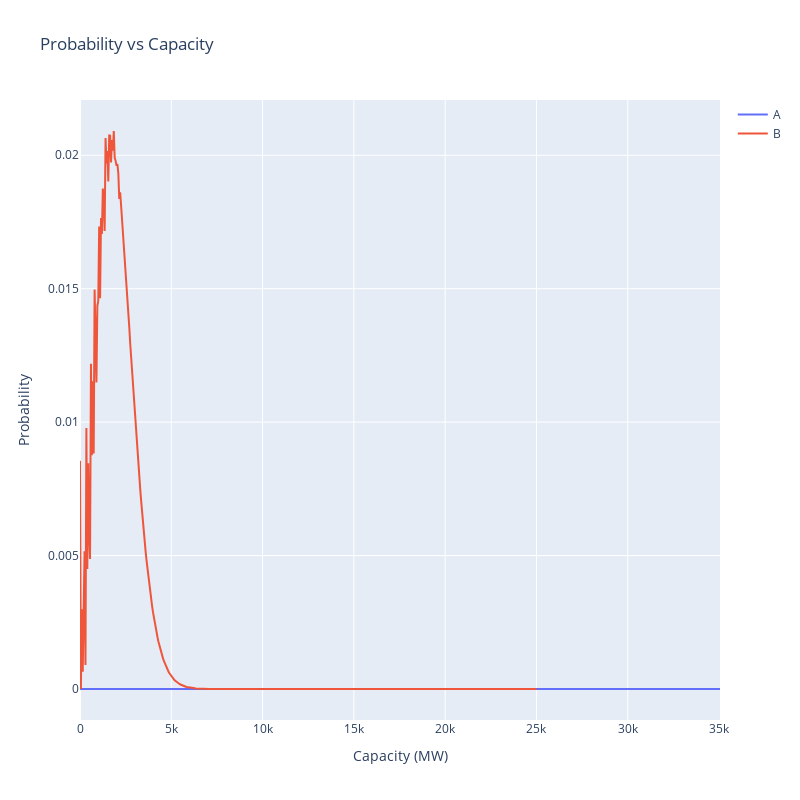

The notebook cell saved with this chart:
### Code cell
df_COPT_B = COPT_function_old(Cgens[:57], Ugens[:57], 50)
# Plot Probabilty of A and B vs Capacity
fig = go.Figure()
fig.add_trace(go.Scatter(x=df_COPT_A['Capacity'], y=df_COPT_A['Probability'], name='A'))
fig.add_trace(go.Scatter(x=df_COPT_B['Capacity'], y=df_COPT_B['Probability'], name='B'))
fig.update_layout(title='Probability vs Capacity', xaxis_title='Capacity (MW)', yaxis_title='Probability')
# Size 800x800
fig.update_layout(width=800,height=800)
fig.show()

### Figure 1 — Plotly figure (JSON) as saved in the notebook; plotly's stock layout.template omitted (floating-point values rounded to 4 significant figures; data arrays with more than 128 entries replaced by an {"elided": "..."} marker saying what was removed)
{"data": [{"name": "A", "type": "scatter", "x": {"elided": "702 int values"}, "y": {"elided": "702 float values"}}, {"name": "B", "type": "scatter", "x": {"elided": "501 int values"}, "y": {"elided": "501 float values"}}], "layout": {"height": 800, "title": {"text": "Probability vs Capacity"}, "width": 800, "xaxis": {"title": {"text": "Capacity (MW)"}}, "yaxis": {"title": {"text": "Probability"}}}}
